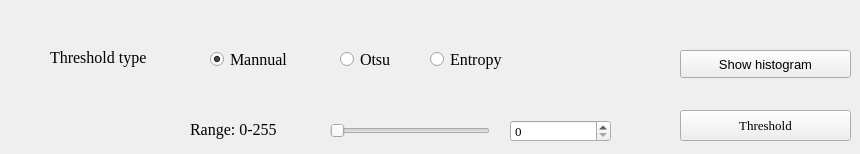
        <widget class="QWidget" name="tab">
         <attribute name="title">
          <string>Task 1</string>
         </attribute>
         <widget class="QLabel" name="label">
          <property name="geometry">
           <rect>
            <x>50</x>
            <y>32</y>
            <width>121</width>
            <height>51</height>
           </rect>
          </property>
          <property name="font">
           <font>
            <family>Times New Roman</family>
            <pointsize>12</pointsize>
           </font>
          </property>
          <property name="frameShadow">
           <enum>QFrame::Plain</enum>
          </property>
          <property name="text">
           <string>Threshold type</string>
          </property>
         </widget>
         <widget class="QRadioButton" name="mannualBtn">
          <property name="geometry">
           <rect>
            <x>210</x>
            <y>50</y>
            <width>115</width>
            <height>19</height>
           </rect>
          </property>
          <property name="font">
           <font>
            <family>Times New Roman</family>
            <pointsize>12</pointsize>
           </font>
          </property>
          <property name="text">
           <string>Mannual</string>
          </property>
          <property name="checked">
           <bool>true</bool>
          </property>
          <property name="autoRepeat">
           <bool>false</bool>
          </property>
         </widget>
         <widget class="QRadioButton" name="otsuBtn">
          <property name="geometry">
           <rect>
            <x>340</x>
            <y>50</y>
            <width>115</width>
            <height>19</height>
           </rect>
          </property>
          <property name="font">
           <font>
            <family>Times New Roman</family>
            <pointsize>12</pointsize>
           </font>
          </property>
          <property name="text">
           <string>Otsu</string>
          </property>
         </widget>
         <widget class="QRadioButton" name="entropyBtn">
          <property name="geometry">
           <rect>
            <x>430</x>
            <y>50</y>
            <width>115</width>
            <height>19</height>
           </rect>
          </property>
          <property name="font">
           <font>
            <family>Times New Roman</family>
            <pointsize>12</pointsize>
           </font>
          </property>
          <property name="text">
           <string>Entropy</string>
          </property>
         </widget>
         <widget class="QLabel" name="label_2">
          <property name="geometry">
           <rect>
            <x>190</x>
            <y>114</y>
            <width>131</width>
            <height>31</height>
           </rect>
          </property>
          <property name="sizePolicy">
           <sizepolicy hsizetype="Preferred" vsizetype="Preferred">
            <horstretch>0</horstretch>
            <verstretch>0</verstretch>
           </sizepolicy>
          </property>
          <property name="font">
           <font>
            <family>Times New Roman</family>
            <pointsize>12</pointsize>
           </font>
          </property>
          <property name="text">
           <string>Range: 0-255</string>
          </property>
         </widget>
         <widget class="QSlider" name="splider">
          <property name="geometry">
           <rect>
            <x>330</x>
            <y>120</y>
            <width>160</width>
            <height>22</height>
           </rect>
          </property>
          <property name="maximum">
           <number>255</number>
          </property>
          <property name="orientation">
           <enum>Qt::Horizontal</enum>
          </property>
         </widget>
         <widget class="QSpinBox" name="spinBox">
          <property name="geometry">
           <rect>
            <x>510</x>
            <y>120</y>
            <width>101</width>
            <height>22</height>
           </rect>
          </property>
          <property name="font">
           <font>
            <family>Times New Roman</family>
            <pointsize>10</pointsize>
           </font>
          </property>
          <property name="maximum">
           <number>255</number>
          </property>
         </widget>
         <widget class="QPushButton" name="thresholdBtn">
          <property name="geometry">
           <rect>
            <x>680</x>
            <y>110</y>
            <width>171</width>
            <height>31</height>
           </rect>
          </property>
          <property name="font">
           <font>
            <family>Times New Roman</family>
            <pointsize>10</pointsize>
           </font>
          </property>
          <property name="text">
           <string>Threshold</string>
          </property>
         </widget>
         <widget class="QPushButton" name="histogramBtn">
          <property name="geometry">
           <rect>
            <x>680</x>
            <y>50</y>
            <width>171</width>
            <height>28</height>
           </rect>
          </property>
          <property name="font">
           <font>
            <family>Arial</family>
            <pointsize>10</pointsize>
           </font>
          </property>
          <property name="text">
           <string>Show histogram</string>
          </property>
         </widget>
        </widget>
